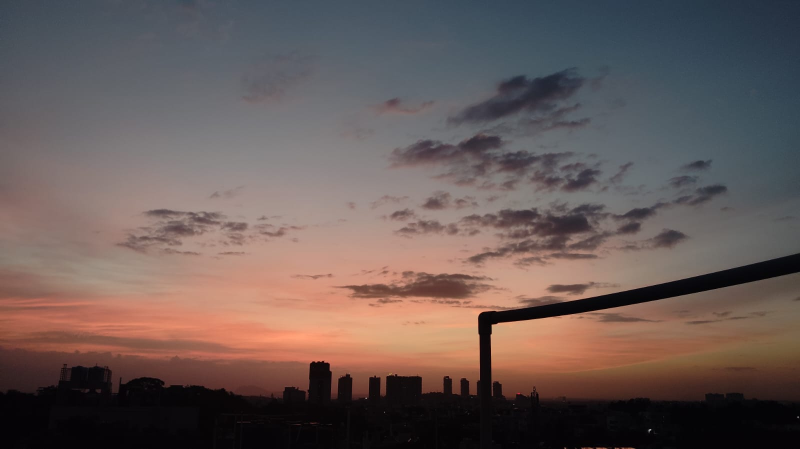
#> input picture p1.jpg, 1600 x 897 px (shown at 1/2 size)
$ python run_all.py
#> lines starting #> are read from the running program, lines starting #| are printed output that depends on the picture
import ollama, json, io, time, sqlite3, html
from PIL import Image

PHOTOS = [("p1.jpg", "9 Sept, 6:37 PM"), ("p2.jpg", "16 Sept, 6:00 PM"), ("p3.jpg", "19 Sept, 6:15 PM")]

def small(path, max_side=896):
#> called with path = 'p1.jpg', max_side = 896
    img = Image.open(path).convert("RGB")
#> img is the input picture: PIL image 1600x897 RGB; mean R, G, B 104.5, 89.8, 86.9
    img.thumbnail((max_side, max_side))
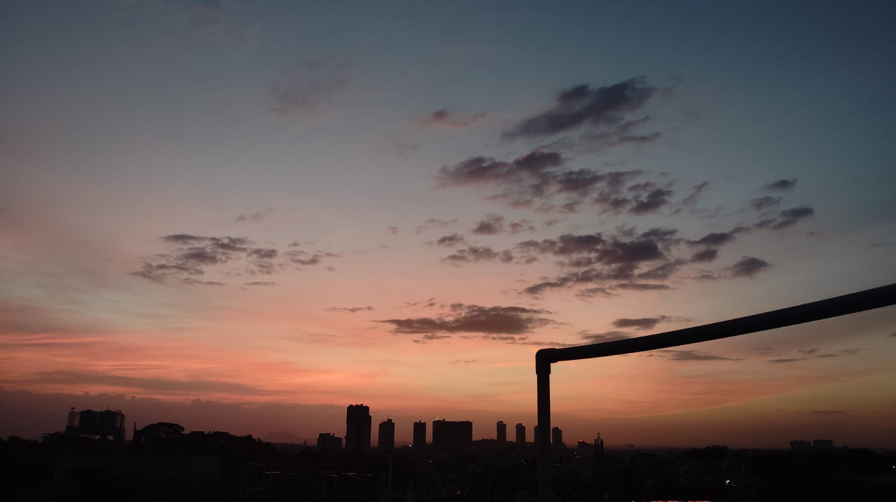
#> img: PIL image 896x502 RGB; mean R, G, B 104.5, 89.8, 86.9
    buf = io.BytesIO()
    img.save(buf, format="JPEG", quality=85)
    return buf.getvalue()

def compare(a, b, la, lb):
    prompt = (
        f"These are two photos from the same terrace, taken on different evenings. "
        f"Image 1: {la}. Image 2: {lb}. Sunset is around 6:10 PM, so brightness differences "
        "may just reflect the time relative to sunset. First say whether the camera angle "
        "or foreground differs. Then compare cloud amount and type, sky colour, and haze or "
        "visibility. Reply as JSON with keys: framing_differs (string), changes (list, max 4, "
        "each saying WHAT differs and WHERE in the frame), uncertain (list). Rules: describe "
        "only what is clearly visible; do not mention shadows; if unsure, put it in "
        "uncertain; each item under 15 words."
    )
    start = time.time()
    resp = ollama.chat(
        model="gemma3:4b",
        messages=[{"role": "user", "content": prompt, "images": [small(a), small(b)]}],
        format="json",
    )
#> call 2 of small, with path = 'p2.jpg', max_side = 896
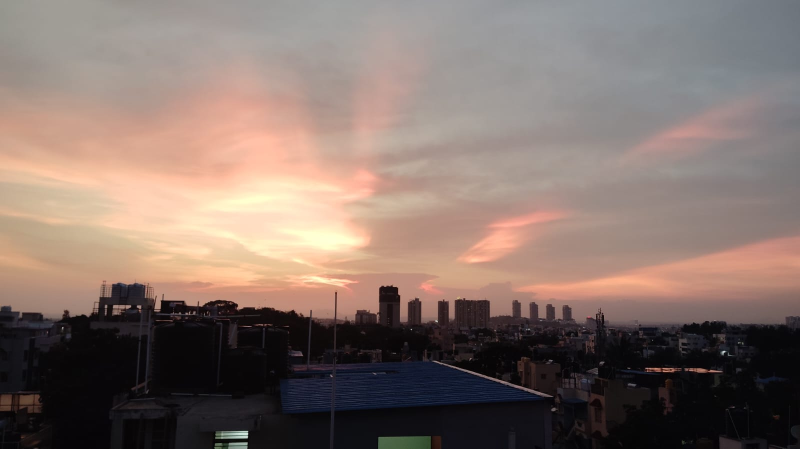
#> input picture p2.jpg, 1600 x 897 px (shown at 1/2 size)
#> in small, img is the input picture: PIL image 1600x897 RGB; mean R, G, B 132.6, 115, 107.4
#> in small (call 2), `img.thumbnail((max_side, max_side))`:
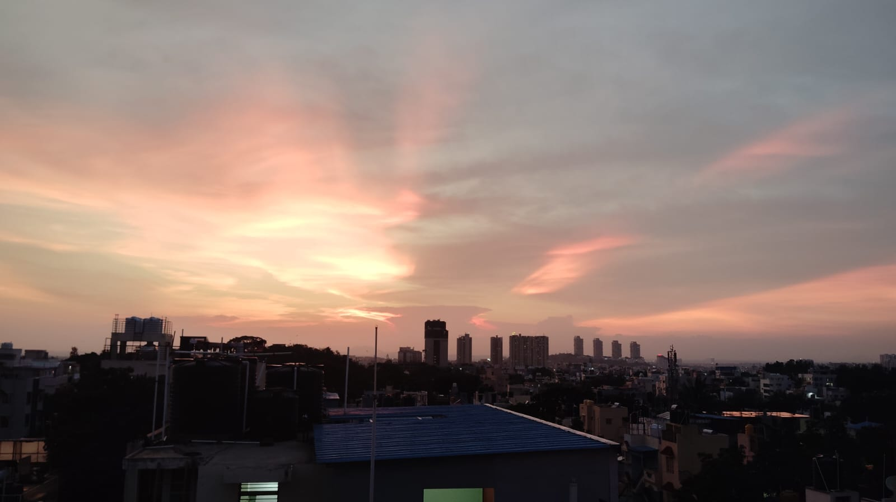
#> img: PIL image 896x502 RGB; mean R, G, B 132.6, 115, 107.4
    try:
        res = json.loads(resp["message"]["content"])
    except Exception:
        res = {"framing_differs": "", "changes": [], "uncertain": ["model returned invalid JSON"]}
    return res, time.time() - start

db = sqlite3.connect("fieldnotes.db")
db.execute("""CREATE TABLE IF NOT EXISTS comparisons (
    id INTEGER PRIMARY KEY, first TEXT, second TEXT, direction TEXT,
    result TEXT, seconds REAL, created TEXT DEFAULT CURRENT_TIMESTAMP)""")

results = {}
for (a, la), (b, lb) in zip(PHOTOS, PHOTOS[1:]):
    results[(a, la, b, lb)] = {}
    for direction, (x, lx, y, ly) in [("forward", (a, la, b, lb)), ("reverse", (b, lb, a, la))]:
        print(f"{direction}: {x} -> {y} ...", flush=True)
#> (the run stopped early here; a loop or call above may not have finished)
